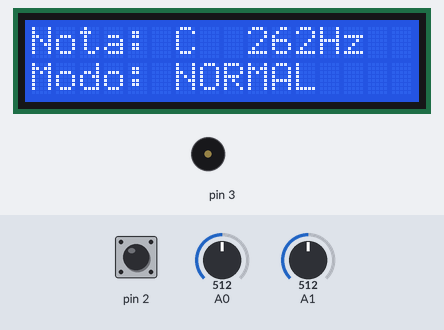
This sketch was run on a simulated Arduino Uno, built with avr-gcc and run on an emulated ATmega328P. Shown: 16×2 character LCD, buzzer (waves = sounding). The test bench sets the inputs (shaded band); at power-on: A0 = 512, A1 = 512, pin 2 HIGH.

Above: at 1.2 s.
1.3 s: A0 set to 682
2.8 s: A0 set to 708
At 4.6 s:
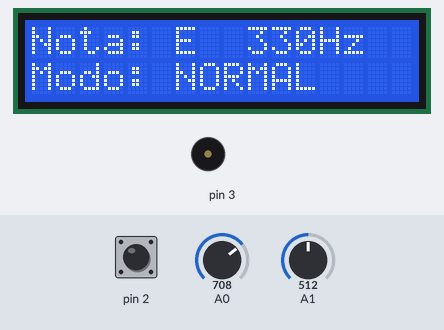
4.9 s: A1 set to 685
6.4 s: A1 set to 709
At 7.7 s:
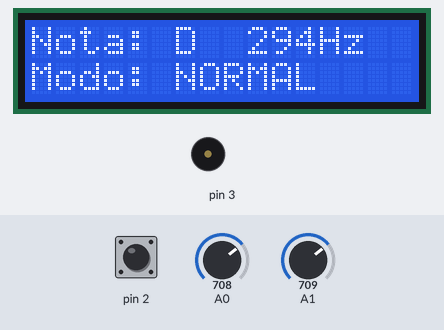
8.5 s: pin 2 pulled LOW for 0.15 s
At 9.4 s:
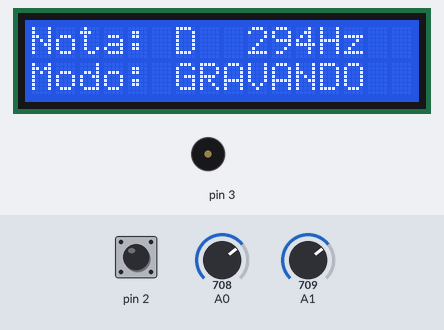
10.6 s: A0 set to 511
At 12.1 s:
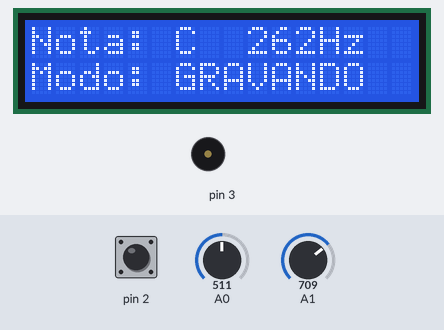
Timing chart, 0 to 13.6 s (numbered marks = the images above; inputs shaded):
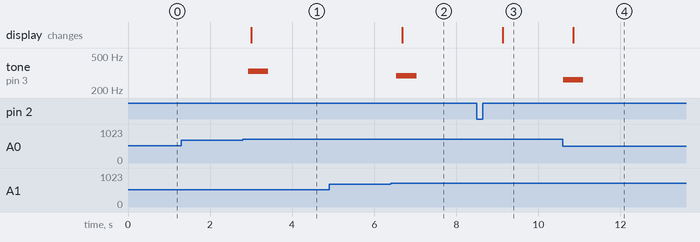

The sketch:

Projeto_Final.ino
```cpp
#include <Arduino_FreeRTOS.h>
#include <queue.h>
#include <semphr.h>
#include <LiquidCrystal.h>

LiquidCrystal lcd(7, 8, 9, 10, 11, 12);

//Frequências das 7 notas: C, D, E, F, G, A, B
int notas[] = {262, 294, 330, 349, 392, 440, 494};
const char* nomesNotas[] = {"C", "D", "E", "F", "G", "A", "B"};

SemaphoreHandle_t lcdMutex;
QueueHandle_t filaSom;
QueueHandle_t filaGravacao;

enum Estado {NORMAL, GRAVANDO, REPRODUZINDO};
Estado estadoAtual = NORMAL;

class Joystick {
  int pinX, pinY, pinBotao;
  unsigned long ultimaLeituraBotao = 0;
  bool botaoAnterior = false;
  bool botaoPressionado = false;

  unsigned long lastClickTime = 0;
  int clickCount = 0;

public:
  Joystick(int x, int y, int botao): pinX(x), pinY(y), pinBotao(botao) {
    pinMode(pinBotao, INPUT_PULLUP);
  }

  void update() {
    bool leituraAtual = !digitalRead(pinBotao);
    if (leituraAtual && !botaoAnterior && millis() - ultimaLeituraBotao > 50) {
      // Botao foi pressionado
      unsigned long now = millis();
      if (now - lastClickTime < 400) {
        clickCount++;
      } else {
        clickCount = 1;
      }
      lastClickTime = now;
      botaoPressionado = true;
      ultimaLeituraBotao = now;
    } else {
      botaoPressionado = false;
    }
    botaoAnterior = leituraAtual;
  }

  bool pressionado() {
    return botaoPressionado;
  }

  int getClickCount() {
    unsigned long now = millis();
    if (clickCount > 0 && (now - lastClickTime > 400)) {
      int ret = clickCount;
      clickCount = 0;
      return ret;
    }
    return 0;
  }

  String getDirecao() {
    int x = analogRead(pinX);
    int y = analogRead(pinY);

    bool left = x < 300;
    bool right = x > 700;

    bool up = y > 700;
    bool down = y < 300;


    if (up && left) return "CIMA_ESQUERDA";      // G
    if (up && right) return "CIMA_DIREITA";      // A
    if (down && left) return "BAIXO_ESQUERDA";   // B

    if (up) return "CIMA";                        // C
    if (down) return "BAIXO";                     // D
    if (left) return "ESQUERDA";                   // E
    if (right) return "DIREITA";                   // F

    return "CENTRO"; //
  }
};

class Buzzer {
  int pino;
public:
  Buzzer(int p): pino(p) {
    pinMode(pino, OUTPUT);
  }

  void tocar(int freq) {
    tone(pino, freq);
  }

  void parar() {
    noTone(pino);
  }
};

Joystick joystick(A0, A1, 2);
Buzzer buzzer(3);

int notaAtualIndex = 0;
String direcaoAnterior = "CENTRO";

void taskInterface(void *pvParameters) {
  while (1) {
    if (xSemaphoreTake(lcdMutex, pdMS_TO_TICKS(100)) == pdTRUE) {
      lcd.setCursor(0, 0);
      lcd.print("Nota: ");
      lcd.print(nomesNotas[notaAtualIndex]);
      lcd.print("   ");
      lcd.setCursor(9, 0);
      lcd.print(notas[notaAtualIndex]);
      lcd.print("Hz  ");

      lcd.setCursor(0, 1);
      switch (estadoAtual) {
        case NORMAL:    lcd.print("Modo: NORMAL    "); break;
        case GRAVANDO:  lcd.print("Modo: GRAVANDO  "); break;
        case REPRODUZINDO: lcd.print("Modo: PLAY      "); break;
      }

      xSemaphoreGive(lcdMutex);
    }
    vTaskDelay(pdMS_TO_TICKS(250));
  }
}

void taskJoystick(void *pvParameters) {
  while (1) {
    joystick.update();

    int clicks = joystick.getClickCount();
    if (clicks == 1) {

      if (estadoAtual == GRAVANDO) {
        estadoAtual = NORMAL;
      } else {
        estadoAtual = GRAVANDO;
      }
    } else if (clicks == 2) {

      if (estadoAtual != REPRODUZINDO) {
        estadoAtual = REPRODUZINDO;
      }
    }

    String dir = joystick.getDirecao();
    if (dir != "CENTRO" && dir != direcaoAnterior) {

      if (dir == "CIMA") notaAtualIndex = 0;              // C
      else if (dir == "CIMA_DIREITA") notaAtualIndex = 1; // D
      else if (dir == "DIREITA") notaAtualIndex = 2;      // E
      else if (dir == "BAIXO") notaAtualIndex = 3;        // F
      else if (dir == "BAIXO_ESQUERDA") notaAtualIndex = 4; // G
      else if (dir == "ESQUERDA") notaAtualIndex = 5;     // A
      else if (dir == "CIMA_ESQUERDA") notaAtualIndex = 6; // B

      else notaAtualIndex = 0;

      int freq = notas[notaAtualIndex];
      xQueueSend(filaSom, &freq, 0);

      if (estadoAtual == GRAVANDO) {
        xQueueSend(filaGravacao, &notaAtualIndex, 0);
      }
    }
    direcaoAnterior = dir;

    vTaskDelay(pdMS_TO_TICKS(150));
  }
}

void taskSom(void *pvParameters) {
  int freq;
  while (1) {
    if (xQueueReceive(filaSom, &freq, portMAX_DELAY)) {
      buzzer.tocar(freq);
      vTaskDelay(pdMS_TO_TICKS(500));
      buzzer.parar();
    }
  }
}

void taskReproducao(void *pvParameters) {
  while (1) {
    if (estadoAtual == REPRODUZINDO) {
      int notaIndex;
      int count = uxQueueMessagesWaiting(filaGravacao);
      for (int i = 0; i < count; i++) {
        if (xQueueReceive(filaGravacao, &notaIndex, 0) == pdTRUE) {
          int freq = notas[notaIndex];
          xQueueSend(filaSom, &freq, 0);
          xQueueSend(filaGravacao, &notaIndex, 0);
          vTaskDelay(pdMS_TO_TICKS(100));
        }
      }
      estadoAtual = NORMAL;
    }
    vTaskDelay(pdMS_TO_TICKS(500));
  }
}

void setup() {
  lcd.begin(16, 2);
  lcd.clear();

  lcdMutex = xSemaphoreCreateMutex();
  filaSom = xQueueCreate(10, sizeof(int));
  filaGravacao = xQueueCreate(50, sizeof(int));

  xTaskCreate(taskInterface, "Interface", 128, NULL, 1, NULL);
  xTaskCreate(taskJoystick, "Joystick", 128, NULL, 2, NULL);
  xTaskCreate(taskSom, "Som", 128, NULL, 2, NULL);
  xTaskCreate(taskReproducao, "Reproducao", 128, NULL, 1, NULL);
}

void loop() {}
```

Measured:
- the behaviour switches between 700 and 701 on A0 (found by bisection; images 0 and 1)
- the behaviour switches between 700 and 701 on A1 (found by bisection; images 1 and 2)
- after the input at 1.3 s, every drawn part: stays the same
- after the input at 2.8 s, tone on pin 3: silent → 330 Hz after 0.13 s, → silent 0.50 s later; the display: changes after 0.21 s (image 1)
- after the input at 4.9 s, every drawn part: stays the same
- after the input at 6.4 s, tone on pin 3: silent → 294 Hz after 0.14 s, → silent 0.50 s later; the display: changes after 0.28 s (image 2)
- after the input at 8.5 s, the display: changes after 0.63 s (image 3)
- after the input at 10.6 s, tone on pin 3: silent → 262 Hz at once, → silent 0.50 s later; the display: changes after 0.25 s (image 4)
